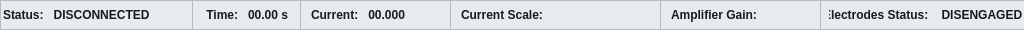
   <widget class="QFrame" name="StatusFrame">
    <property name="geometry">
     <rect>
      <x>0</x>
      <y>644</y>
      <width>1024</width>
      <height>30</height>
     </rect>
    </property>
    <property name="frameShape">
     <enum>QFrame::Shape::StyledPanel</enum>
    </property>
    <property name="frameShadow">
     <enum>QFrame::Shadow::Raised</enum>
    </property>
    <widget class="QLineEdit" name="CurrentDisplay">
     <property name="geometry">
      <rect>
       <x>300</x>
       <y>0</y>
       <width>151</width>
       <height>30</height>
      </rect>
     </property>
     <property name="styleSheet">
      <string notr="true">QLineEdit {
    /* Fondo gris suave para indicar que es de solo lectura */
    background-color: #E6EBF0; 
    border: 1px solid #B0BCC7;
    border-radius: 0px; /* Bordes rectos industriales */
    padding-left: 8px;
    
    /* Texto con fuente técnica */
    color: #1A1A1A;
    font-family: &quot;Segoe UI&quot;, &quot;Consolas&quot;; 
    font-weight: bold;
    font-size: 12px;
}</string>
     </property>
     <property name="text">
      <string>Current:   00.000</string>
     </property>
     <property name="readOnly">
      <bool>true</bool>
     </property>
    </widget>
    <widget class="QLineEdit" name="TimeDisplay">
     <property name="geometry">
      <rect>
       <x>192</x>
       <y>0</y>
       <width>109</width>
       <height>30</height>
      </rect>
     </property>
     <property name="focusPolicy">
      <enum>Qt::FocusPolicy::NoFocus</enum>
     </property>
     <property name="styleSheet">
      <string notr="true">QLineEdit {
    /* Fondo gris suave para indicar que es de solo lectura */
    background-color: #E6EBF0; 
    border: 1px solid #B0BCC7;
    border-radius: 0px; /* Bordes rectos industriales */
    padding-left: 8px;
    
    /* Texto con fuente técnica */
    color: #1A1A1A;
    font-family: &quot;Segoe UI&quot;, &quot;Consolas&quot;; 
    font-weight: bold;
    font-size: 12px;
}</string>
     </property>
     <property name="text">
      <string> Time:   00.00 s</string>
     </property>
     <property name="readOnly">
      <bool>true</bool>
     </property>
    </widget>
    <widget class="QLineEdit" name="StatusDisplay">
     <property name="geometry">
      <rect>
       <x>0</x>
       <y>0</y>
       <width>193</width>
       <height>30</height>
      </rect>
     </property>
     <property name="styleSheet">
      <string notr="true">QLineEdit {
    /* Fondo gris suave para indicar que es de solo lectura */
    background-color: #E6EBF0; 
    border: 1px solid #B0BCC7;
    border-radius: 0px; /* Bordes rectos industriales */
    
    /* Texto con fuente técnica */
    color: #1A1A1A;
    font-family: &quot;Segoe UI&quot;, &quot;Consolas&quot;; 
    font-weight: bold;
    font-size: 12px;
}</string>
     </property>
     <property name="text">
      <string>Status:   DISCONNECTED</string>
     </property>
     <property name="readOnly">
      <bool>true</bool>
     </property>
    </widget>
    <widget class="QLineEdit" name="CurrentScaleDisplay">
     <property name="geometry">
      <rect>
       <x>450</x>
       <y>0</y>
       <width>211</width>
       <height>30</height>
      </rect>
     </property>
     <property name="styleSheet">
      <string notr="true">QLineEdit {
    /* Fondo gris suave para indicar que es de solo lectura */
    background-color: #E6EBF0; 
    border: 1px solid #B0BCC7;
    border-radius: 0px; /* Bordes rectos industriales */
    padding-left: 8px;
    
    /* Texto con fuente técnica */
    color: #1A1A1A;
    font-family: &quot;Segoe UI&quot;, &quot;Consolas&quot;; 
    font-weight: bold;
    font-size: 12px;
}</string>
     </property>
     <property name="text">
      <string>Current Scale:   </string>
     </property>
     <property name="readOnly">
      <bool>true</bool>
     </property>
    </widget>
    <widget class="QLineEdit" name="AmpGainDisplay">
     <property name="geometry">
      <rect>
       <x>660</x>
       <y>0</y>
       <width>161</width>
       <height>30</height>
      </rect>
     </property>
     <property name="styleSheet">
      <string notr="true">QLineEdit {
    /* Fondo gris suave para indicar que es de solo lectura */
    background-color: #E6EBF0; 
    border: 1px solid #B0BCC7;
    border-radius: 0px; /* Bordes rectos industriales */
    padding-left: 8px;
    
    /* Texto con fuente técnica */
    color: #1A1A1A;
    font-family: &quot;Segoe UI&quot;, &quot;Consolas&quot;; 
    font-weight: bold;
    font-size: 12px;
}</string>
     </property>
     <property name="text">
      <string>Amplifier Gain:   </string>
     </property>
     <property name="readOnly">
      <bool>true</bool>
     </property>
    </widget>
    <widget class="QLineEdit" name="ElectrodesDisplay">
     <property name="geometry">
      <rect>
       <x>820</x>
       <y>0</y>
       <width>206</width>
       <height>30</height>
      </rect>
     </property>
     <property name="styleSheet">
      <string notr="true">QLineEdit {
    /* Fondo gris suave para indicar que es de solo lectura */
    background-color: #E6EBF0; 
    border: 1px solid #B0BCC7;
    border-radius: 0px; /* Bordes rectos industriales */
    padding-left: 8px;
    
    /* Texto con fuente técnica */
    color: #1A1A1A;
    font-family: &quot;Segoe UI&quot;, &quot;Consolas&quot;; 
    font-weight: bold;
    font-size: 12px;
}</string>
     </property>
     <property name="text">
      <string>Electrodes Status:    DISENGAGED</string>
     </property>
     <property name="readOnly">
      <bool>true</bool>
     </property>
    </widget>
   </widget>
